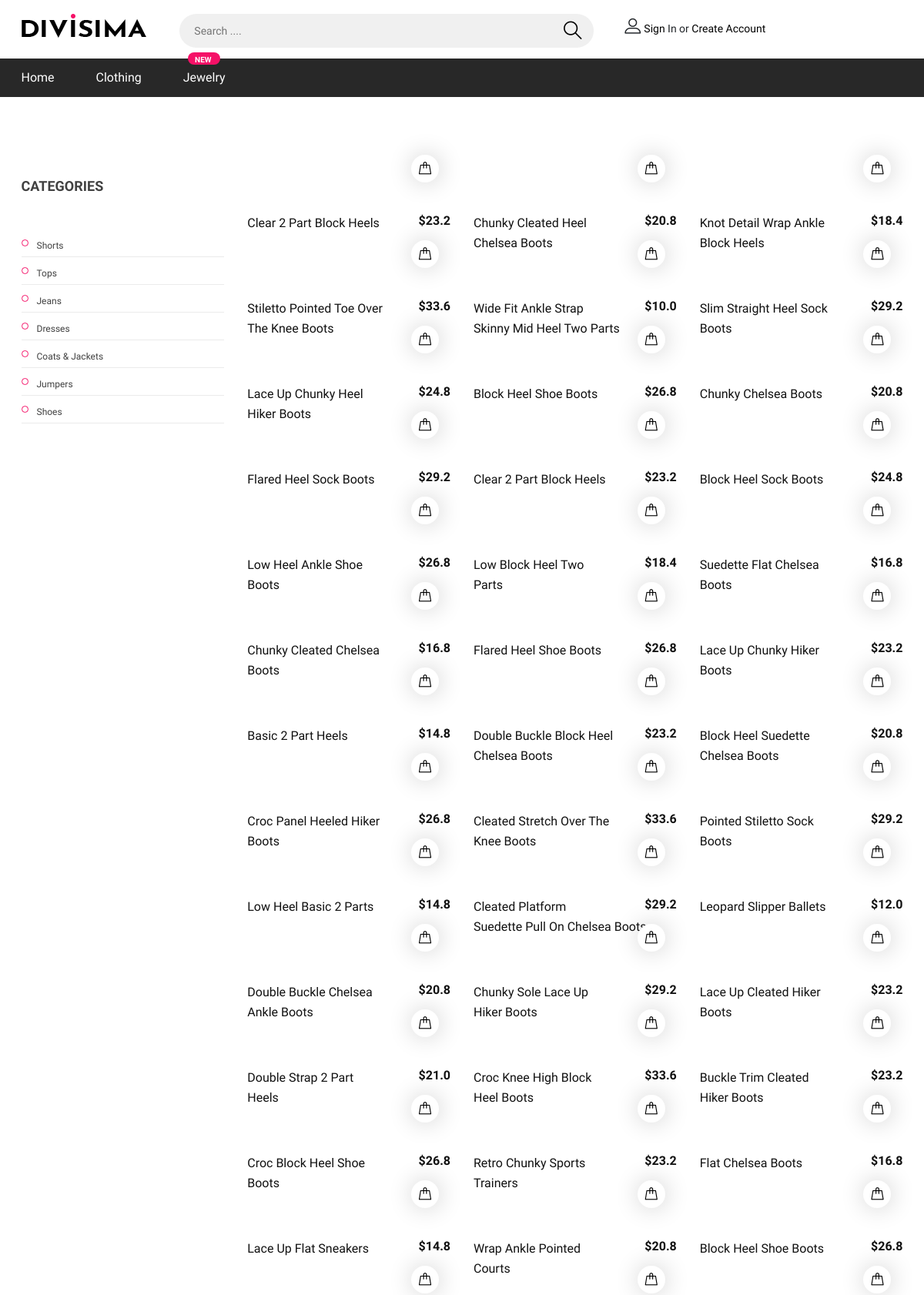
Page /clothing/all (upper part) on the committed database.
### clothes/models.py (models this page shows, shortened)
class Clothing(models.Model):
    name = models.CharField(max_length=250)
    category = models.ForeignKey(Category, on_delete=models.CASCADE)
    price = models.FloatField()
    image = models.ImageField(upload_to='clothingimages')

### clothes/views.py (the view)
# urls.py: path('all', views.clothes, name='allclothes'),
def clothes(request):
    clothes = Clothing.objects.all()
    amount = len(Product.objects.all())
    return render(request, 'clothing.html', {'clothes':clothes, 'amount':amount})

### clothes/templates/clothing.html (shortened to what this page needs)
{% extends 'index.html' %}
{% load static %}
{% block content %}
<section class="category-section spad">
    <div class="container">
        <div class="row">
            <div class="col-lg-3 order-2 order-lg-1">
                <div class="filter-widget">
                    <h2 class="fw-title">Categories</h2>
                    <ul class="category-menu">
                        <li class=""><a href="{% url 'category' category='Shorts'%}">Shorts</a>
                        </li>
                        <li class=""><a href="{% url 'category' category='Tops'%}">Tops</a></li>
                        <li class=""><a href="{% url 'category' category='Jeans'%}">Jeans</a></li>
                        <li class=""><a href="{% url 'category' category='Dresses'%}">Dresses</a></li>
                        <li class=""><a href="{% url 'category' category='Coats & Jackets'%}">Coats & Jackets</a></li>
                        <li class=""><a href="{% url 'category' category='Jumpers'%}">Jumpers</a></li>
                        <li class=""><a href="{% url 'category' category='Shoes'%}">Shoes</a></li>
                    </ul>
                </div>
            </div>
            <div class="col-lg-9  order-1 order-lg-2 mb-5 mb-lg-0">
                <div class="row">
                    {% for cloth in clothes %}
                  <div class="col-lg-4 col-sm-6">
                        <div class="product-item">
                            <div class="pi-pic">
                                <div class="pi-links">
                                    <a href="{% url 'cartCloth' cloth.id %}" class="add-card"><i class="flaticon-bag"></i><span>ADD TO CART</span></a>
                                </div>
                            </div>
                            <div class="pi-text">
                                <h6>${{ cloth.price }}</h6>
                                <a href="{% url 'detailC' cloth.id %}">  <p>{{ cloth.name }}</p></a>
                            </div>
                        </div></a></div>
                    {% endfor %}
                </div>
            </div>
        </div>
    </div>
</section>
{% endblock %}

### static/css/style.css (style rules this page uses)
html, body { height: 100%; font-family: 'Josefin Sans', sans-serif; -webkit-font-smoothing: antialiased; font-smoothing: antialiased; }
h1, h2, h3, h4, h5, h6 { margin: 0; color: #111111; font-weight: 600; }
h2 { font-size: 36px; }
h6 { font-size: 16px; }
p { font-size: 14px; color: #585858; line-height: 1.6; }
ul, ol { padding: 0; margin: 0; }
.spad { padding-top: 105px; padding-bottom: 105px; }
.product-item .pi-pic { position: relative; display: block; }
.product-item .pi-links { width: 100%; position: absolute; right: 0; bottom: 18px; z-index: 9; padding-right: 15px; text-align: right; }
.product-item .pi-links a { display: inline-table; width: 36px; height: 36px; background: #fff; border-radius: 60px; font-size: 18px; line-height: 18px; padding-top: 9px; overflow: hidden; color: #000; position: relative; -webkit-box-shadow: 1px 0 32px rgba(0, 0, 0, 0.2); box-shadow: 1px 0 32px rgba(0, 0, 0, 0.2); -webkit-transition: all 0.4s ease; -o-transition: all 0.4s ease; transition: all 0.4s ease; text-align: center; }
.product-item .pi-links a i { display: inline-block; color: #000; }
.product-item .pi-links a.add-card { padding-top: 8px; }
.product-item .pi-text { padding-top: 22px; height: 87px; }
.product-item .pi-text h6 { float: right; padding-left: 40px; overflow: hidden; font-weight: 700; color: #111111; }
.product-item .pi-text p { font-size: 16px; color: #111111; margin-bottom: 0; }
.filter-widget { margin-bottom: 100px; }
.filter-widget .fw-title { font-size: 18px; font-weight: 700; color: #414141; text-transform: uppercase; margin-bottom: 45px; }
.category-menu { list-style: none; }
.category-menu li a { display: block; position: relative; font-size: 12px; color: #414141; border-bottom: 1px solid #ebebeb; padding: 12px 0 5px 20px; }
.category-menu li a:after { position: absolute; content: ""; width: 9px; height: 9px; left: 0; top: 13px; border: 1px solid #f51167; border-radius: 50%; }
@media (min-width: 1200px) { .container { max-width: 1175px; } }

### rows in the picture
Clothing: price "23.2", name "Clear 2 Part Block Heels"
Clothing: price "20.8", name "Chunky Cleated Heel Chelsea Boots"
Clothing: price "18.4", name "Knot Detail Wrap Ankle Block Heels"
Clothing: price "33.6", name "Stiletto Pointed Toe Over The Knee Boots"
Clothing: price "10.0", name "Wide Fit Ankle Strap Skinny Mid Heel Two Parts"
Clothing: price "29.2", name "Slim Straight Heel Sock Boots"
Clothing: price "24.8", name "Lace Up Chunky Heel Hiker Boots"
Clothing: price "26.8", name "Block Heel Shoe Boots"
Clothing: price "20.8", name "Chunky Chelsea Boots"
Clothing: price "29.2", name "Flared Heel Sock Boots"
Clothing: price "23.2", name "Clear 2 Part Block Heels"
Clothing: price "24.8", name "Block Heel Sock Boots"
Clothing: price "26.8", name "Low Heel Ankle Shoe Boots"
Clothing: price "18.4", name "Low Block Heel Two Parts"
Clothing: price "16.8", name "Suedette Flat Chelsea Boots"
Clothing: price "16.8", name "Chunky Cleated Chelsea Boots"
Clothing: price "26.8", name "Flared Heel Shoe Boots"
Clothing: price "23.2", name "Lace Up Chunky Hiker Boots"
Clothing: price "14.8", name "Basic 2 Part Heels"
Clothing: price "23.2", name "Double Buckle Block Heel Chelsea Boots"
Clothing: price "20.8", name "Block Heel Suedette Chelsea Boots"
Clothing: price "26.8", name "Croc Panel Heeled Hiker Boots"
Clothing: price "33.6", name "Cleated Stretch Over The Knee Boots"
Clothing: price "29.2", name "Pointed Stiletto Sock Boots"
Clothing: price "14.8", name "Low Heel Basic 2 Parts"
Clothing: price "29.2", name "Cleated Platform Suedette Pull On Chelsea Boots"
Clothing: price "12.0", name "Leopard Slipper Ballets"
Clothing: price "20.8", name "Double Buckle Chelsea Ankle Boots"
Clothing: price "29.2", name "Chunky Sole Lace Up Hiker Boots"
Clothing: price "23.2", name "Lace Up Cleated Hiker Boots"
Clothing: price "21.0", name "Double Strap 2 Part Heels"
Clothing: price "33.6", name "Croc Knee High Block Heel Boots"
Clothing: price "23.2", name "Buckle Trim Cleated Hiker Boots"
Clothing: price "26.8", name "Croc Block Heel Shoe Boots"
Clothing: price "23.2", name "Retro Chunky Sports Trainers"
Clothing: price "16.8", name "Flat Chelsea Boots"
Clothing: price "14.8", name "Lace Up Flat Sneakers"
Clothing: price "20.8", name "Wrap Ankle Pointed Courts"
Clothing: price "26.8", name "Block Heel Shoe Boots"
